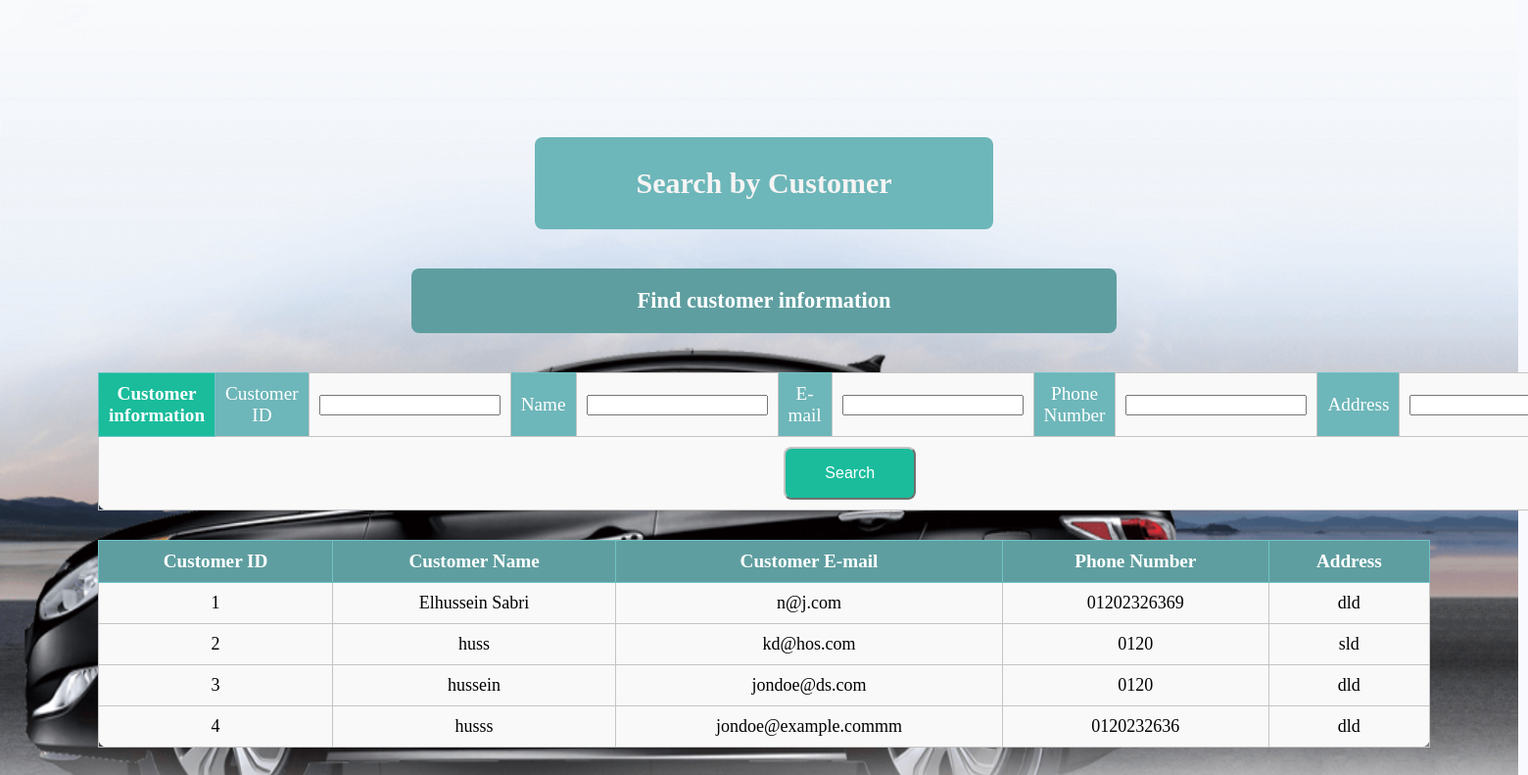
The app's page /Codes/customersearch_admin.php with its own data.
### tables this page shows
CREATE TABLE `customer` (
  `customer_id` int(11) NOT NULL,
  `name` varchar(250) DEFAULT NULL,
  `email` varchar(250) DEFAULT NULL,
  `phone` varchar(250) DEFAULT NULL,
  `address` varchar(250) DEFAULT NULL,
  `password` varchar(250) DEFAULT NULL
);

### Codes/customersearch_admin.php (the view, shortened to what this page needs)
<!DOCTYPE html>
<?php require_once('functions.php');
$sql1="SELECT DISTINCT cu.customer_id AS CustomerID, cu.name as `Name`, cu.email as Email, cu.address as `Address`,cu.phone as p from customer cu";
$rs = mysqli_query($conn,$sql1) or die(mysqli_connect_error());
$rows = mysqli_fetch_array($rs);
$numrows=mysqli_num_rows($rs);
?>
<html>
    <head>
        <link rel="stylesheet" href="stylee.css">
    </head>
    <body>
        <div id="out">
            <div id="pheader">
                <div id="pheaderin">
                    <h2>Search by Customer</h2>
                    <h3>Find  customer information</h3>
                </div>
            </div>
            <div id="wp">
                <div id="header">
                    <div id="container">
                    <form id="srch_form" name="srch_form" method="get" action="">
                        <table border="2" cellpadding="3" cellspacing="4">
                        <tr>
                            <th scope="row" class="mheader">Customer information</th>
                            <th class = "sheader"><label for="custid">Customer ID</label></th>
                            <td><input type="number" name="custid" id="custid"/></td>
                            <th class = "sheader"><label for="custname">Name</label></th>
                            <td><input type="text" name="custname" id="custname"/></td>
                            <th class = "sheader"><label for="custemail">E-mail</label></th>
                            <td><input type="email" name="custemail" id="custemail" /></td>
                            <th class = "sheader"><label for="custphno">Phone Number</label></th>
                            <td><input type="number" name="custphno" id="custphno"/></td>
                            <th class = "sheader"><label for="custaddr">Address </label></th>
                            <td><input type="text" name="custaddr" id="custaddr"/></td>
                        </tr>
                                <td colspan="12"><label for="button" class="btn">
                                    <input type="submit" id="button" value="Search"/>
                                </label></td>
                        </table>
                    </form>
                    <?php if($numrows > 0) { ?>
                    <table border="1" cellpadding="1" cellspacing="1" class="tbl2">
                        <tr>
                            <th scope="col" class="tbl2c">Customer ID</th>
                            <th scope="col" class="tbl2c">Customer Name</th>
                            <th scope="col" class="tbl2c">Customer E-mail</th>
                            <th scope="col" class="tbl2c">Phone Number</th>
                            <th scope="col" class="tbl2c">Address</th>
                        </tr>
                       <?php do {   ?>
            <tr>
                <td><?php echo $rows['CustomerID']; ?></td>
                <td><?php echo $rows['Name']; ?> </td>
                <td><?php echo $rows['Email'] ?> </td>
                <td><?php echo $rows['p'] ?> </td>
                <td><?php echo $rows['Address'] ?> </td>
            </tr>
                    <?php } while($rows = mysqli_fetch_array($rs)); ?>
                    </table> <?php } ?>
                    </div>
                </div>
            </div>
        </div>
    </body>
</html>

### Codes/stylee.css (style rules this page uses)
html { background-color: #F8F8FF; }
h2 { width: 30%; margin: 40px auto; padding: 30px; text-align: center; background: #6db6b9; border: #B0C4DE; border-radius: 8px; color: rgb(246, 244, 244); font-size: 30px; font-weight: bold; }
h3 { width: 50%; margin: 40px auto; color:white; background: #5F9EA0; border: #B0C4DE; border-radius: 8px; text-align: center; padding: 20px; }
table { margin:30px auto; width: 100%; border-collapse:collapse; border: 1px solid #70c3c6; padding: 10px; border-radius: 10px; background-color: #f9f9f9; }
.tbl2c { border: 1px solid #70c3c6 ; padding: 10px; background-color: #5F9EA0; color: white; }
.mheader { height: 70%; text-align: center; border: 1px solid #70c3c6; padding: 10px; background-color:#1abc9c; color:white; }
.sheader { height: 70%; text-align: center; background-color: #6db6b9; padding: 10px; color:white; font-weight: lighter; }
td { text-align: center; font-size: large; border: 1px solid rgb(197, 196, 196); border-radius: 8px; padding: 10px; color:black; }
input[type="submit"] { padding: 16px 40px; background-color: #1abc9c; border-radius: 8px; border-color: rgb(197, 196, 196); color: white; font-size: 16px; }

### Codes/customersearch_admin.php (style rules this page uses)
body { margin: 0px; padding: 100px; font-size: 120%; background-image: url("pag.png"); background-repeat: no-repeat; background-size: 1550px 1050px; }

### records on screen
customer: customer_id "1", name "Elhussein Sabri", email "n@j.com", phone "01202326369", address "dld"
customer: customer_id "2", name "huss", email "kd@hos.com", phone "0120", address "sld"
customer: customer_id "3", name "hussein", email "jondoe@ds.com", phone "0120", address "dld"
customer: customer_id "4", name "husss", email "jondoe@example.commm", phone "0120232636", address "dld"
